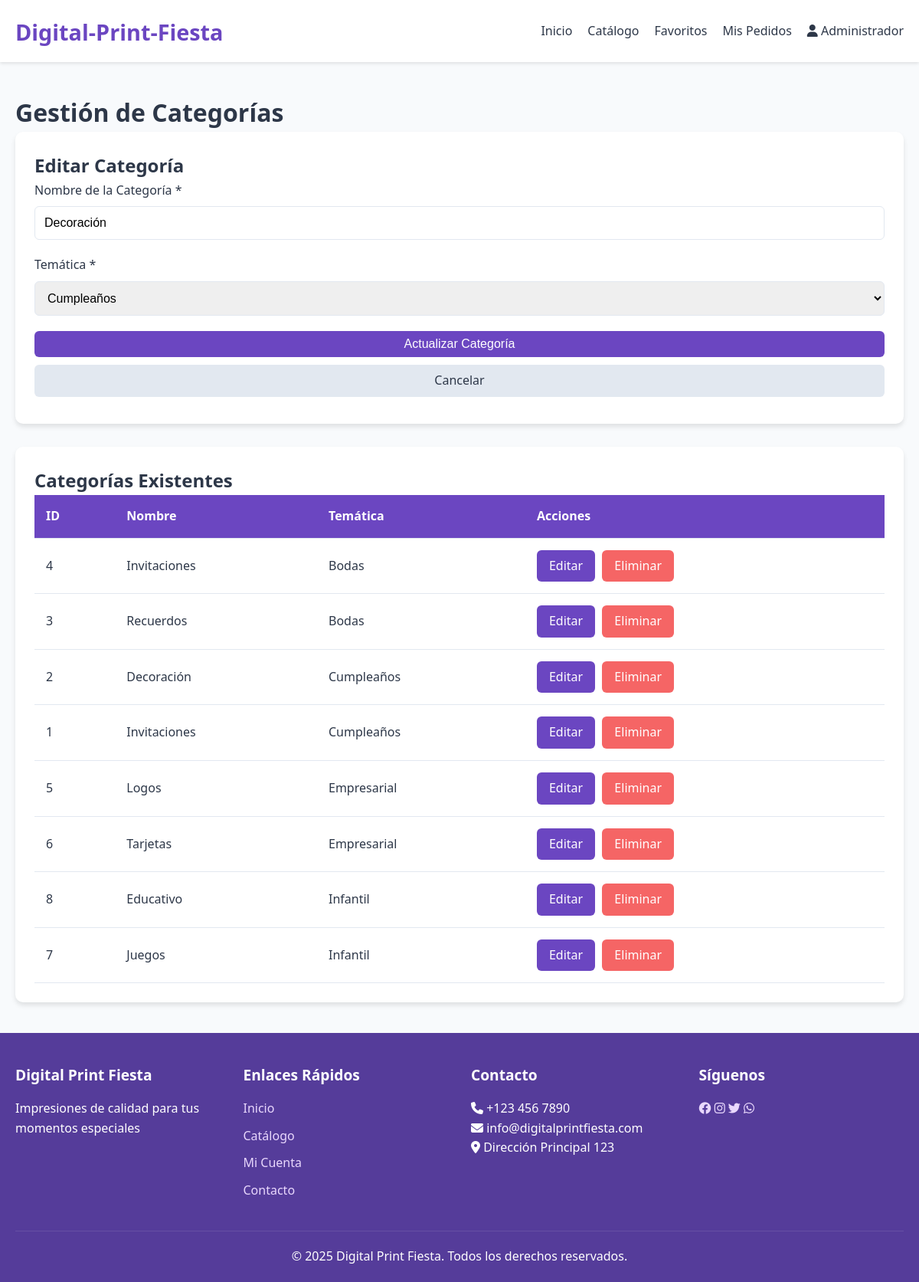
Screenshot of /admin/categories.php?edit=2 (signed in) with the database file from the repository.
### tables this page shows
CREATE TABLE categorias (
    id INT AUTO_INCREMENT PRIMARY KEY,
    nombre VARCHAR(100) NOT NULL,
    tematica_id INT NOT NULL,
    FOREIGN KEY (tematica_id) REFERENCES tematicas(id) ON DELETE CASCADE
);

CREATE TABLE tematicas (
    id INT AUTO_INCREMENT PRIMARY KEY,
    nombre VARCHAR(100) NOT NULL,
    imagen VARCHAR(255) NOT NULL
);

### admin/categories.php (the view, shortened to what this page needs)
<?php
$database = new Database();
$db = $database->getConnection();
$query_tematicas = "SELECT * FROM tematicas ORDER BY nombre";
$tematicas = $db->query($query_tematicas)->fetchAll(PDO::FETCH_ASSOC);
$query = "SELECT c.*, t.nombre as tematica_nombre
          FROM categorias c
          LEFT JOIN tematicas t ON c.tematica_id = t.id
          ORDER BY t.nombre, c.nombre";
$categorias = $db->query($query)->fetchAll(PDO::FETCH_ASSOC);
include '../includes/header.php';
?>
<div class="admin-container">
    <h1>Gestión de Categorías</h1>
    <div class="admin-form">
        <h2><?php echo isset($_GET['edit']) ? 'Editar Categoría' : 'Agregar Nueva Categoría'; ?></h2>
        <?php
        $editing = false;
        $categoria_edit = null;
        if (isset($_GET['edit'])) {
            $editing = true;
            $categoria_id = $_GET['edit'];
            $query = "SELECT * FROM categorias WHERE id = ?";
            $stmt = $db->prepare($query);
            $stmt->bindParam(1, $categoria_id);
            $stmt->execute();
            $categoria_edit = $stmt->fetch(PDO::FETCH_ASSOC);
        }
        ?>
        <form method="POST">
            <div class="form-group">
                <label for="nombre">Nombre de la Categoría *</label>
                <input type="text" id="nombre" name="nombre" required
                       value="<?php echo $editing ? htmlspecialchars($categoria_edit['nombre']) : ''; ?>">
            </div>
            <div class="form-group">
                <label for="tematica_id">Temática *</label>
                <select id="tematica_id" name="tematica_id" required>
                    <?php foreach ($tematicas as $tema): ?>
                    <option value="<?php echo $tema['id']; ?>"
                        <?php echo ($editing && $categoria_edit['tematica_id'] == $tema['id']) ? 'selected' : ''; ?>>
                        <?php echo htmlspecialchars($tema['nombre']); ?>
                    </option>
                    <?php endforeach; ?>
                </select>
            </div>
            <button type="submit" class="btn btn-block">
                <?php echo $editing ? 'Actualizar Categoría' : 'Agregar Categoría'; ?>
            </button>
            <?php if ($editing): ?>
            <a href="categories.php" class="btn btn-secondary btn-block">Cancelar</a>
            <?php endif; ?>
        </form>
    </div>
    <div class="admin-list">
        <h2>Categorías Existentes</h2>
        <?php if (empty($categorias)): ?>
        <p>No hay categorías registradas.</p>
        <?php else: ?>
        <div class="table-responsive">
            <table class="admin-table">
                <thead>
                    <tr>
                        <th>ID</th>
                        <th>Nombre</th>
                        <th>Temática</th>
                        <th>Acciones</th>
                    </tr>
                </thead>
                <tbody>
                    <?php foreach ($categorias as $categoria): ?>
                    <tr>
                        <td><?php echo $categoria['id']; ?></td>
                        <td><?php echo htmlspecialchars($categoria['nombre']); ?></td>
                        <td><?php echo htmlspecialchars($categoria['tematica_nombre']); ?></td>
                        <td>
                            <a href="categories.php?edit=<?php echo $categoria['id']; ?>" class="btn">Editar</a>
                            <a href="categories.php?delete=<?php echo $categoria['id']; ?>"
                               class="btn btn-danger"
                               onclick="return confirm('¿Estás seguro de que quieres eliminar esta categoría?');">Eliminar</a>
                        </td>
                    </tr>
                    <?php endforeach; ?>
                </tbody>
            </table>
        </div>
        <?php endif; ?>
    </div>
</div>
<?php
include '../includes/footer.php';
?>

### assets/css/style.css (style rules this page uses)
:root { --primary-color: #6b46c1; --primary-light: #805ad5; --primary-dark: #553c9a; --accent-color: #9f7aea; --light-color: #e9d8fd; --text-color: #2d3748; --background-color: #f8fafc; --white: #ffffff; --gray-light: #e2e8f0; --success-color: #48bb78; --error-color: #f56565; --warning-color: #ed8936; }
* { margin: 0; padding: 0; box-sizing: border-box; }
body { font-family: 'Segoe UI', Tahoma, Geneva, Verdana, sans-serif; line-height: 1.6; color: var(--text-color); background-color: var(--background-color); }
.form-group { margin-bottom: 20px; }
.form-group label { display: block; margin-bottom: 8px; font-weight: 500; }
.form-group input, .form-group select, .form-group textarea { width: 100%; padding: 12px; border: 1px solid var(--gray-light); border-radius: 6px; font-size: 16px; transition: border-color 0.3s; }
.btn { display: inline-block; padding: 12px 24px; background-color: var(--primary-color); color: var(--white); border: none; border-radius: 6px; font-size: 16px; font-weight: 500; cursor: pointer; transition: background-color 0.3s; text-decoration: none; text-align: center; }
.btn-block { display: block; width: 100%; }
.btn-secondary { background-color: var(--gray-light); color: var(--text-color); }

### admin/categories.php (style rules this page uses)
.admin-container { padding: 20px; }
.admin-form { background: var(--white); border-radius: 10px; padding: 25px; margin-bottom: 30px; box-shadow: 0 4px 6px rgba(0, 0, 0, 0.1); }
.admin-list { background: var(--white); border-radius: 10px; padding: 25px; box-shadow: 0 4px 6px rgba(0, 0, 0, 0.1); }
.table-responsive { overflow-x: auto; }
.admin-table { width: 100%; border-collapse: collapse; }
.admin-table th, .admin-table td { padding: 15px; text-align: left; border-bottom: 1px solid var(--gray-light); }
.admin-table th { background-color: var(--primary-color); color: var(--white); font-weight: 600; }
.btn { display: inline-block; padding: 8px 16px; background-color: var(--primary-color); color: var(--white); border: none; border-radius: 6px; text-decoration: none; cursor: pointer; margin-right: 5px; }
.btn-secondary { background-color: var(--gray-light); color: var(--text-color); }
.btn-danger { background-color: var(--error-color); color: white; }
.btn-block { display: block; width: 100%; margin-bottom: 10px; }

### rows the page displays
categorias: nombre "Decoración", tematica_id "Cumpleaños", id "2", tematica.nombre "Cumpleaños"
categorias: id "4", nombre "Invitaciones", tematica.nombre "Bodas"
categorias: id "3", nombre "Recuerdos", tematica.nombre "Bodas"
categorias: id "1", nombre "Invitaciones", tematica.nombre "Cumpleaños"
categorias: id "5", nombre "Logos", tematica.nombre "Empresarial"
categorias: id "6", nombre "Tarjetas", tematica.nombre "Empresarial"
categorias: id "8", nombre "Educativo", tematica.nombre "Infantil"
categorias: id "7", nombre "Juegos", tematica.nombre "Infantil"

### other values shown
$_SESSION['user_name'] "Administrador"
